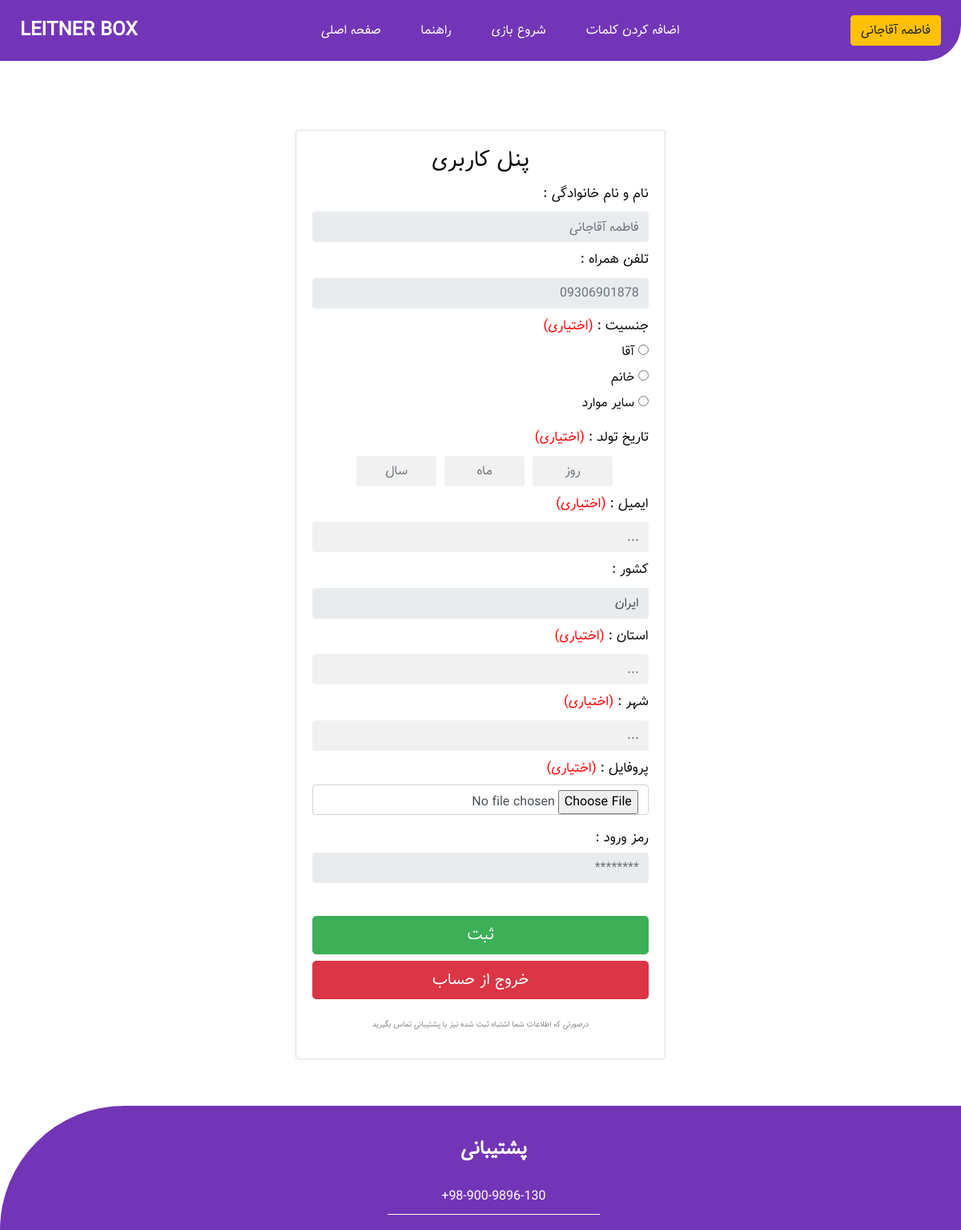
/authentication/profile (signed in), run on an earlier commit of the app's database.
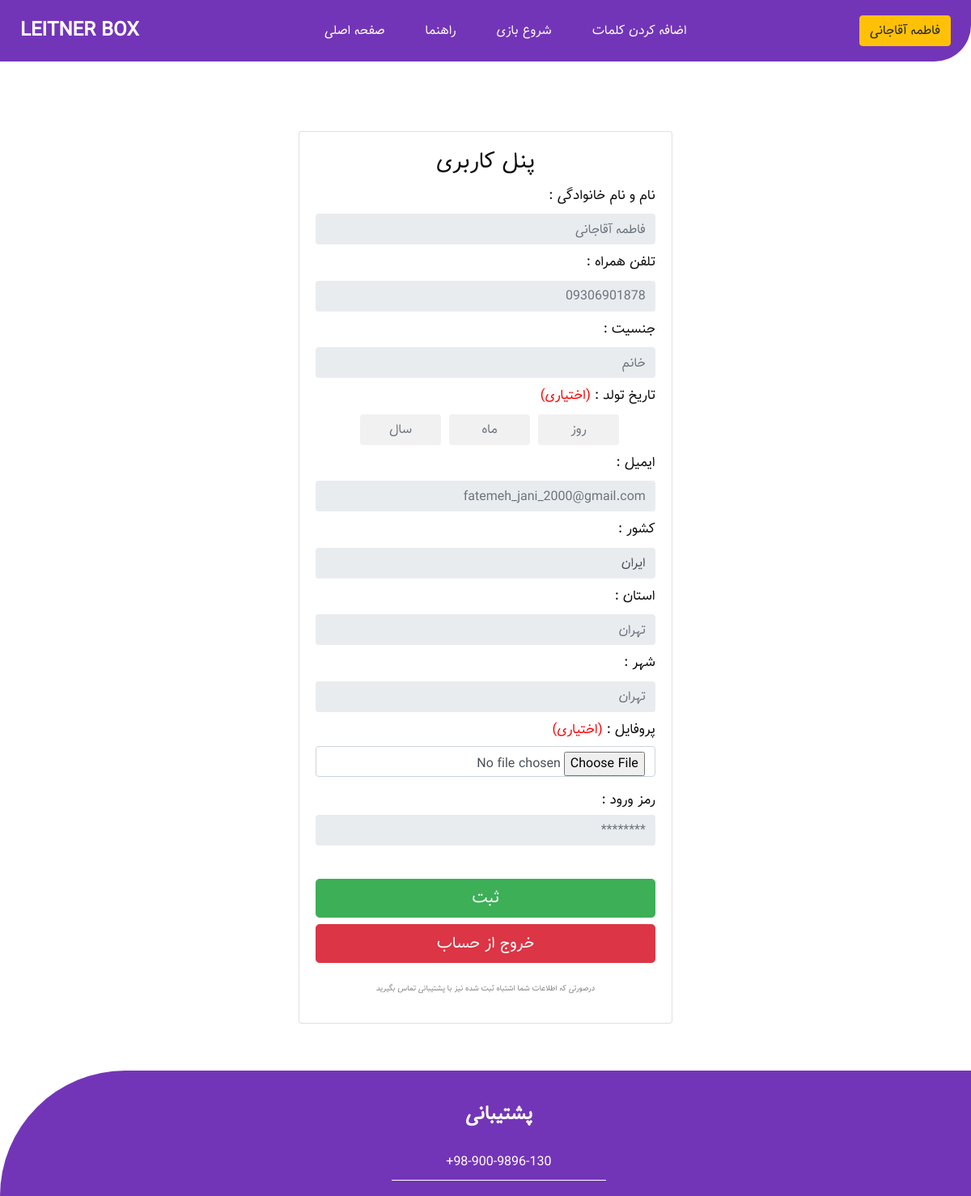
And on a later commit of the database.
### customauth/models.py (models this page shows)
class MyUser(AbstractBaseUser, PermissionsMixin):
    phone_regex = RegexValidator(
        regex=r'^\+?1?\d{9,11}$',
        message="Phone number must be in the format: '+09123456789'. Up to 11 digits allowed."
    )
    phone_number = models.CharField(validators=[phone_regex], max_length=11, unique=True, verbose_name="phone number")
    full_name = models.CharField(max_length=50, verbose_name="نام و نام خانوادگی", help_text="این فیلد باید به فارسی وارد شود")
    gender = models.CharField(max_length=50, null=True, blank=True, verbose_name="جنسیت")
    date_of_birth = jmodels.jDateField(null=True, blank=True, verbose_name="تاریخ تولد")
    email = models.EmailField(unique=True, blank=True, null=True, verbose_name="ایمیل")
    profile_picture = models.ImageField(upload_to='profile_pics/', blank=True, null=True, verbose_name="تصویر پروفایل")
    country = models.CharField(max_length=50, blank=True, null=True, default="ایران", verbose_name="کشور", help_text="این فیلد باید به فارسی وارد شود")
    state = models.CharField(max_length=100, blank=True, null=True, verbose_name="استان", help_text="این فیلد باید به فارسی وارد شود")
    city = models.CharField(max_length=100, blank=True, null=True, verbose_name="شهر", help_text="این فیلد باید به فارسی وارد شود")
    is_active = models.BooleanField(default=True, verbose_name="فعال")
    is_staff = models.BooleanField(default=False, verbose_name="کارمند")
    is_superuser = models.BooleanField(default=False, verbose_name="ادمین")
    date_joined = models.DateTimeField(default=timezone.now, verbose_name="تاریخ پیوستن")
    last_login = models.DateTimeField(blank=True, null=True, verbose_name="آخرین ورود")
    email_verified = models.BooleanField(default=False, verbose_name="ایمیل تایید شده")
    phone_verified = models.BooleanField(default=False, verbose_name="تلفن تایید شده")
    objects = MyUserManager()
    USERNAME_FIELD = 'phone_number'
    REQUIRED_FIELDS = ['full_name']
    class Meta:
        verbose_name_plural = "حساب های کاربری"

### Authentication_App/views.py (the view, shortened to what this page needs)
# urls.py: path("profile", views.profile_show, name="profile"),
def profile_show(request):
    user = request.user
    return render(request, "Authentication_App/profile.html", {'user': user})

### Authentication_App/templates/Authentication_App/profile.html (shortened to what the changed rows need)
{% extends 'common.html' %}
{% load static %}
{% block head %}
<link rel="stylesheet" href="https://cdnjs.cloudflare.com/ajax/libs/jalali-datepicker/1.3.4/jalali-datepicker.min.css">
{% endblock head %}
{% block body %}
<div class="login_section">
    <div class="container">
  <div class="row">
    <div class="col-sm-9 col-md-7 col-lg-5 mx-auto">
      <div class="card card-signin my-5">
        <div class="card-body">
          <form class="form-signin" method="post"  enctype="multipart/form-data">
            <div class="form-label-group" dir="rtl" style="text-align: right;">
              <label for="inputEmail" style="font-size: 17px;">نام و نام خانوادگی :</label>
              <input type="text" id="inputEmail" class="form-control" placeholder="{{ request.user.full_name }}" disabled>
            </div>
            <div class="form-label-group"  dir="rtl" style="text-align: right;">
              <label for="inputEmail" style="font-size: 17px;">تلفن همراه :</label>
              <input type="text" id="inputEmail" class="form-control" placeholder="{{ request.user.phone_number }}" disabled>
            </div>
            {% if request.user.gender %}
              <div class="form-label-group"  dir="rtl" style="text-align: right;">
                <label for="inputEmail" style="font-size: 17px;">جنسیت :</label>
                <input type="text" name="gender" id="inputEmail" class="form-control" placeholder="{{ request.user.gender }}" disabled>
              </div>
            {% else %}
              <div class="form-label-group" dir="rtl" style="text-align: right;">
                <label for="inputEmail" style="font-size: 17px;">
                    جنسیت : <span style="color: red;">(اختیاری)</span>
                  </label>
                  <div style="margin-bottom: 10px;">
                    <div>
                      <input type="radio" name="gender" id="male" name="gender" value="آقا">
                      <label for="male">آقا</label>
                    </div>
                    <div>
                      <input type="radio" name="gender" id="female" name="gender" value="خانم">
                      <label for="female">خانم</label>
                    </div>
                    <div>
                      <input type="radio" name="gender" id="female" name="gender" value="سایر موارد">
                      <label for="female">سایر موارد</label>
                    </div>
                  </div>
              </div>
            {% endif %}
            {% if request.user.date_of_birth %}
              <div class="form-label-group" dir="rtl" style="text-align: right;">
                <label for="date" style="font-size: 17px;">
                  تاریخ تولد :
                </label>
                <div class="input-row">
                  <div class="input-row">
                    <input type="text" name="day" id="day" class="form-control" placeholder="{{ request.user.date_of_birth|date:'d' }}" disabled>
                    <input type="text" name="month" id="month" class="form-control" placeholder="{{ request.user.date_of_birth|date:'m' }}" disabled>
                    <input type="text" name="date" id="date" class="form-control" autofocus placeholder="{{ request.user.date_of_birth|date:'Y' }}" disabled>
                  </div>
                <div id="notification"></div>
              </div>
            {% else %}
              <div class="form-label-group" dir="rtl" style="text-align: right;">
            {% endif %}
            {% if request.user.email %}
              <div class="form-label-group"  dir="rtl" style="text-align: right;">
                <label for="inputEmail" style="font-size: 17px;">ایمیل :</label>
                <input type="text" name="email" id="inputEmail" class="form-control" placeholder="{{ request.user.email }}" autofocus disabled>
              </div>
            {% else %}
              <div class="form-label-group"  dir="rtl" style="text-align: right;">
                <label for="inputEmail" style="font-size: 17px;">ایمیل : <span style="color: red;">(اختیاری)</span></label>
                <input type="text" name="email" id="inputEmail" class="form-control" placeholder="..." autofocus>
              </div>
            {% endif %}
            {% if request.user.country %}
            <div class="form-label-group"  dir="rtl" style="text-align: right;">
              <label for="country" style="font-size: 17px;">کشور :</label>
              <input type="text" name="country" id="country" class="form-control" value="ایران" placeholder="{{ request.user.country }}" autofocus disabled>
            </div>
            {% else %}
            <div class="form-label-group"  dir="rtl" style="text-align: right;">
              <label for="country" style="font-size: 17px;">کشور : <span style="color: red;">(اختیاری)</span></label>
              <input type="text" name="country" id="country" class="form-control" value="ایران" placeholder="..." autofocus>
            </div>
            {% endif %}
            {% if request.user.state %}
            <div class="form-label-group"  dir="rtl" style="text-align: right;">
              <label for="state" style="font-size: 17px;">استان :</label>
              <input type="text" name="state" id="state" class="form-control" placeholder="{{ request.user.state }}" autofocus disabled>
            </div>
            {% else %}
            <div class="form-label-group"  dir="rtl" style="text-align: right;">
              <label for="state" style="font-size: 17px;">استان : <span style="color: red;">(اختیاری)</span></label>
              <input type="text" name="state" id="state" class="form-control" placeholder="..." autofocus>
            </div>
            {% endif %}
            {% if request.user.city %}
            <div class="form-label-group"  dir="rtl" style="text-align: right;">
              <label for="city" style="font-size: 17px;">شهر :</label>
              <input type="text" name="" id="city" class="form-control" placeholder="{{ request.user.city }}" autofocus disabled>
            </div>
            {% else %}
            <div class="form-label-group"  dir="rtl" style="text-align: right;">
              <label for="city" style="font-size: 17px;">شهر : <span style="color: red;">(اختیاری)</span></label>
              <input type="text" name="city" id="city" class="form-control" placeholder="..." autofocus>
            </div>
            {% endif %}
            <br>
            <br>
          </form>
        </div>
      </div>
    </div>
  </div>
</div>
  </div>
{% endblock body %}

### templates/common.html (shortened to what this page needs)
{% load static %}
<!DOCTYPE html>
<html lang="fa">
<head>
  <link rel="stylesheet" type="text/css" href="{% static 'css/bootstrap.css' %}" />
  <link href="{% static 'css/font-awesome.min.css' %}" rel="stylesheet"/>
  <link href="{% static 'css/style.css' %}" rel="stylesheet"/>
  <link href="{% static 'css/responsive.css' %}" rel="stylesheet"/>
{% block head %}
{% endblock head %}
</head>
<body class="sub_page">
    <div class="hero_area">
      <header class="header_section">
        <div class="container-fluid">
          <nav class="navbar navbar-expand-lg custom_nav-container ">
            <a class="navbar-brand" href="{% url 'Home_App:index' %}">
              <span>
                LEITNER BOX
              </span>
            </a>
            <div class="collapse navbar-collapse" id="navbarSupportedContent">
              <ul class="navbar-nav">
                <li class="nav-item {% block index_active %} {% endblock index_active %}">
                  <a class="nav-link" href="{% url 'Home_App:index' %}">صفحه اصلی <span class="sr-only">(current)</span></a>
                </li>
                <li class="nav-item {% block about_active %} {% endblock about_active %}">
                  <a class="nav-link" href="{% url 'Home_App:about' %}"> راهنما</a>
                </li>
                {% if request.user.is_authenticated %}
                <li class="nav-item {% block service_active %} {% endblock service_active %}">
                  <a class="nav-link" href="{% url 'Play_App:game' %}">شروع بازی</a>
                </li>
                {% else %}
                <li class="nav-item">
                  <a class="nav-link" onclick=RegisterNotification()>شروع بازی</a>
                </li>
                {% endif %}
                {% if request.user.is_authenticated %}
                <li class="nav-item {% block word_active %} {% endblock word_active %}">
                  <a class="nav-link" href="{% url 'Play_App:add_word' %}">اضافه کردن کلمات</a>
                </li>
                {% else %}
                <li class="nav-item">
                  <a class="nav-link" onclick=RegisterNotification()>اضافه کردن کلمات</a>
                </li>
                {% endif %}
              </ul>
                {% if request.user.is_authenticated %}
                  <a href="{% url 'Authentication_App:profile' %}" class="btn btn-warning my-custom-btn">{{ request.user.full_name }}</a>
                {% else %}
                  <a href="{% url 'Authentication_App:login' %}" class="btn btn-warning my-custom-btn">حساب کاربری</a>
                {% endif %}
            </div>
          </nav>
        </div>
      </header>
    </div>
{% block body %}
{% endblock body %}
<div class="footer_container" style="text-align: center;">
<section class="info_section">
    <div class="container">
        <div class="row">
        <div class="col-md-6 col-lg-2 mx-auto">
        </div>
        <div class="col-md-6 col-lg-3 ">
            <h4>
            پشتیبانی
            </h4>
            <form action="#">
            <input type="text" placeholder="+98-900-9896-130" style="text-align: center;" disabled />
            </form>
        </div>
        <div class="col-md-6 col-lg-3 mb-0 ml-auto">
        </div>
    </div>
    </section>
  </div>
</body>
</html>

What changed in the data, as far as the page shows it:
changed MyUser "فاطمه آقاجانی": gender (not shown) → "خانم"; email (not shown) → "fatemeh_jani_2000@gmail.com"; state (not shown) → "تهران"; city empty → "تهران" (drawn); user.city (not shown) → "تهران"
Also different on the page:
form field gender: "☐ آقا" → (not shown)
form field gender: "☐ خانم" → (not shown)
form field gender: "☐" → (not shown)
text no longer shown: "(اختیاری) آقا خانم سایر موارد (اختیاری) (اختیاری) (اختیاری)"
